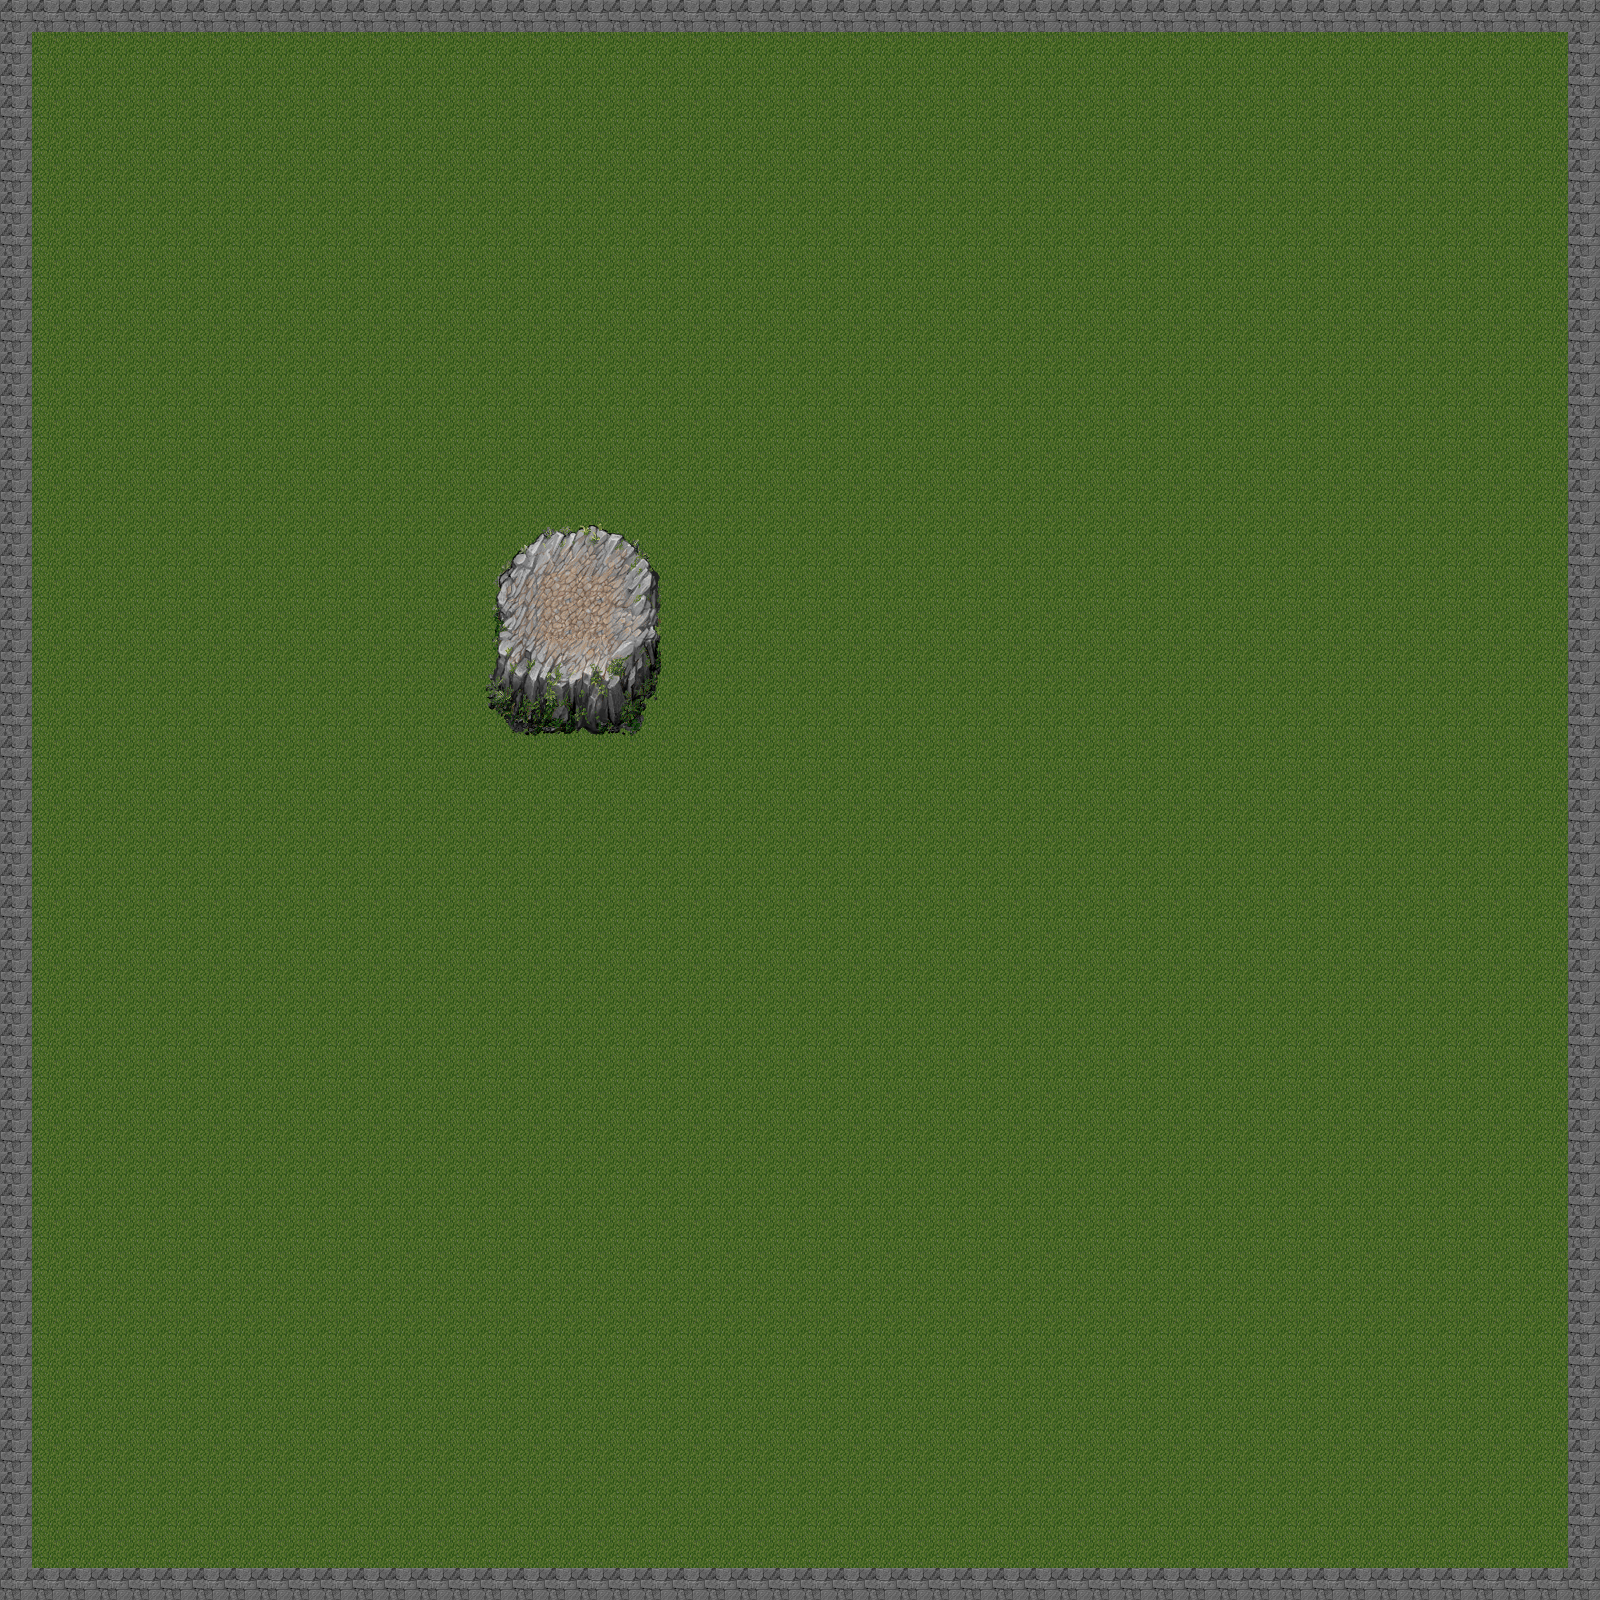

A level layout from a 2D game, rendered from its tile map. Below: a short description, then the map file with tile-grid data replaced by summaries:
An orthogonal 50x50 tile map with 32x32 px tiles, 2 tile layers (grass, rocks).

<map version="1.2" tiledversion="1.2.0" orientation="orthogonal" renderorder="right-down" width="50" height="50" tilewidth="32" tileheight="32" infinite="0" nextlayerid="6" nextobjectid="1">
 <tileset firstgid="1" name="mountain_landscape" tilewidth="32" tileheight="32" tilecount="256" columns="16">
  <image source="../spritesheet/mountain_landscape.png" width="512" height="512" />
 </tileset>
 <layer id="3" name="grass" width="50" height="50">
  <data>[2500 cells, 2500 non-empty, 2 distinct tile ids]</data>
 </layer>
 <layer id="5" name="rocks" width="50" height="50">
  <data>[2500 cells, 40 non-empty, 40 distinct tile ids]</data>
 </layer>
</map>
